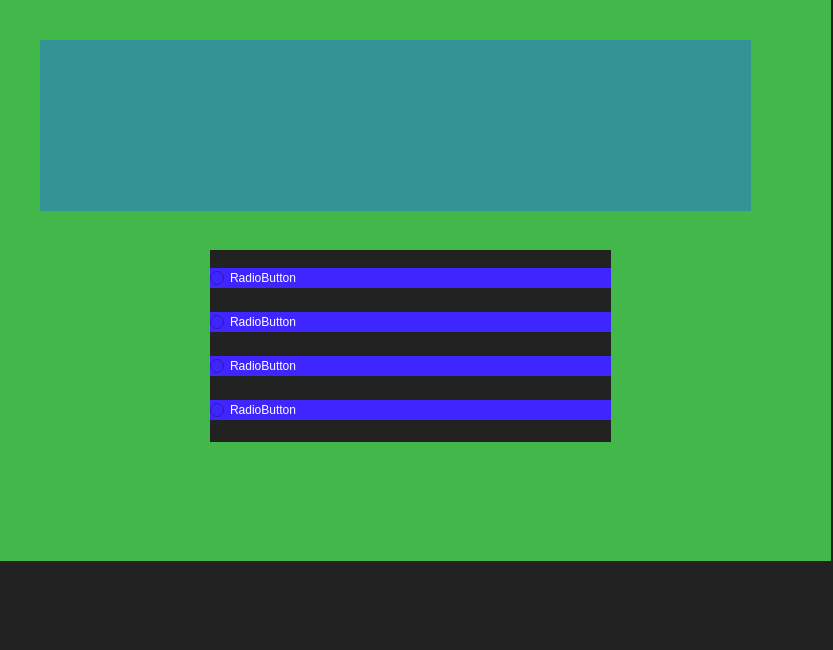
<?xml version="1.0" encoding="UTF-8"?>
<ui version="4.0">
 <class>MainWindow</class>
 <widget class="QMainWindow" name="MainWindow">
  <property name="geometry">
   <rect>
    <x>0</x>
    <y>0</y>
    <width>833</width>
    <height>650</height>
   </rect>
  </property>
  <property name="windowTitle">
   <string>MainWindow</string>
  </property>
  <property name="styleSheet">
   <string notr="true">background-color: rgb(34, 34, 34);</string>
  </property>
  <widget class="QWidget" name="centralwidget">
   <widget class="QWidget" name="verticalLayoutWidget">
    <property name="geometry">
     <rect>
      <x>210</x>
      <y>250</y>
      <width>401</width>
      <height>192</height>
     </rect>
    </property>
    <layout class="QVBoxLayout" name="verticalLayout">
     <item>
      <widget class="QRadioButton" name="radioButton">
       <property name="styleSheet">
        <string notr="true">font: 14pt &quot;MS Shell Dlg 2&quot;;
background-color: rgb(63, 38, 255);
color: rgb(255, 255, 255);
font: 24pt &quot;MS Shell Dlg 2&quot;;</string>
       </property>
       <property name="text">
        <string>RadioButton</string>
       </property>
      </widget>
     </item>
     <item>
      <widget class="QRadioButton" name="radioButton_2">
       <property name="whatsThis">
        <string>&lt;!DOCTYPE HTML PUBLIC &quot;-//W3C//DTD HTML 4.0//EN&quot; &quot;http://www.w3.org/TR/REC-html40/strict.dtd&quot;&gt;
&lt;html&gt;&lt;head&gt;&lt;meta name=&quot;qrichtext&quot; content=&quot;1&quot; /&gt;&lt;style type=&quot;text/css&quot;&gt;
p, li { white-space: pre-wrap; }
&lt;/style&gt;&lt;/head&gt;&lt;body style=&quot; font-family:'MS Shell Dlg 2'; font-size:24pt; font-weight:400; font-style:normal;&quot;&gt;
&lt;p style=&quot;-qt-paragraph-type:empty; margin-top:0px; margin-bottom:0px; margin-left:0px; margin-right:0px; -qt-block-indent:0; text-indent:0px;&quot;&gt;&lt;br /&gt;&lt;/p&gt;&lt;/body&gt;&lt;/html&gt;</string>
       </property>
       <property name="styleSheet">
        <string notr="true">font: 14pt &quot;MS Shell Dlg 2&quot;;
background-color: rgb(63, 38, 255);
color: rgb(255, 255, 255);
font: 24pt &quot;MS Shell Dlg 2&quot;;</string>
       </property>
       <property name="text">
        <string>RadioButton</string>
       </property>
      </widget>
     </item>
     <item>
      <widget class="QRadioButton" name="radioButton_3">
       <property name="styleSheet">
        <string notr="true">font: 14pt &quot;MS Shell Dlg 2&quot;;
background-color: rgb(63, 38, 255);
color: rgb(255, 255, 255);
font: 24pt &quot;MS Shell Dlg 2&quot;;</string>
       </property>
       <property name="text">
        <string>RadioButton</string>
       </property>
      </widget>
     </item>
     <item>
      <widget class="QRadioButton" name="radioButton_4">
       <property name="styleSheet">
        <string notr="true">font: 14pt &quot;MS Shell Dlg 2&quot;;
background-color: rgb(63, 38, 255);
color: rgb(255, 255, 255);
font: 24pt &quot;MS Shell Dlg 2&quot;;</string>
       </property>
       <property name="text">
        <string>RadioButton</string>
       </property>
      </widget>
     </item>
    </layout>
   </widget>
   <widget class="QLabel" name="label">
    <property name="geometry">
     <rect>
      <x>40</x>
      <y>40</y>
      <width>711</width>
      <height>171</height>
     </rect>
    </property>
    <property name="styleSheet">
     <string notr="true">background-color: rgb(52, 147, 149);</string>
    </property>
    <property name="text">
     <string/>
    </property>
   </widget>
   <widget class="QLabel" name="label_2">
    <property name="geometry">
     <rect>
      <x>0</x>
      <y>-60</y>
      <width>831</width>
      <height>621</height>
     </rect>
    </property>
    <property name="styleSheet">
     <string notr="true">background-color: rgb(65, 184, 73);</string>
    </property>
    <property name="text">
     <string/>
    </property>
    <property name="pixmap">
     <pixmap>../PycharmProjects/ДЗ/zakad/Pictures/i.webp</pixmap>
    </property>
   </widget>
   <widget class="QPushButton" name="pushButton">
    <property name="geometry">
     <rect>
      <x>610</x>
      <y>460</y>
      <width>161</width>
      <height>101</height>
     </rect>
    </property>
    <property name="layoutDirection">
     <enum>Qt::LeftToRight</enum>
    </property>
    <property name="styleSheet">
     <string notr="true">font: 14pt &quot;MS Shell Dlg 2&quot;;
background-color: rgb(63, 38, 255);
color: rgb(255, 255, 255);
font: 24pt &quot;MS Shell Dlg 2&quot;;</string>
    </property>
    <property name="text">
     <string/>
    </property>
    <property name="icon">
     <iconset>
      <normaloff>../PycharmProjects/ДЗ/zakad/Pictures/png-transparent-computer-icons-tank-icon-army-miscellaneous-angle-company.png</normaloff>../PycharmProjects/ДЗ/zakad/Pictures/png-transparent-computer-icons-tank-icon-army-miscellaneous-angle-company.png</iconset>
    </property>
    <property name="iconSize">
     <size>
      <width>200</width>
      <height>100</height>
     </size>
    </property>
    <property name="checkable">
     <bool>false</bool>
    </property>
    <property name="autoRepeat">
     <bool>false</bool>
    </property>
    <property name="default">
     <bool>false</bool>
    </property>
    <property name="flat">
     <bool>true</bool>
    </property>
   </widget>
   <widget class="QPushButton" name="pushBackButton">
    <property name="geometry">
     <rect>
      <x>10</x>
      <y>460</y>
      <width>161</width>
      <height>121</height>
     </rect>
    </property>
    <property name="styleSheet">
     <string notr="true">font: 14pt &quot;MS Shell Dlg 2&quot;;
font: 18pt &quot;MS Shell Dlg 2&quot;;
color: rgb(255, 255, 255);</string>
    </property>
    <property name="text">
     <string/>
    </property>
    <property name="icon">
     <iconset>
      <normaloff>../PycharmProjects/ДЗ/zakad/Downloads/png-transparent-computer-icons-tank-icon-army-miscellaneous-angle-company.png</normaloff>../PycharmProjects/ДЗ/zakad/Downloads/png-transparent-computer-icons-tank-icon-army-miscellaneous-angle-company.png</iconset>
    </property>
    <property name="iconSize">
     <size>
      <width>200</width>
      <height>100</height>
     </size>
    </property>
    <property name="flat">
     <bool>true</bool>
    </property>
   </widget>
   <zorder>label_2</zorder>
   <zorder>verticalLayoutWidget</zorder>
   <zorder>label</zorder>
   <zorder>pushButton</zorder>
   <zorder>pushBackButton</zorder>
  </widget>
 </widget>
 <resources/>
 <connections/>
</ui>
